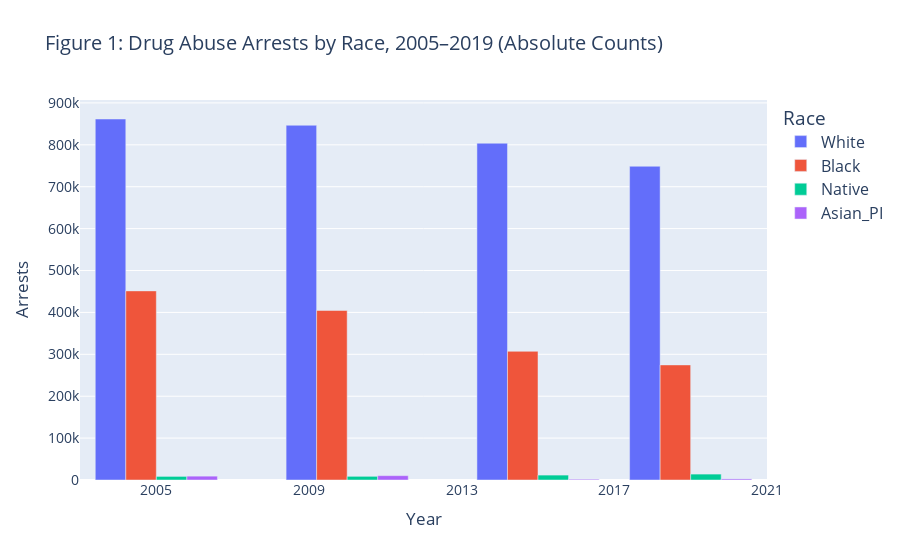

Notebook code for this chart:
### Markdown cell above
In our main analysis, we reviewed the drug abuse arrest data from the past 15 years - 2005, 2010, 2015, and 2019 - to understand the actual enforcement pressure and the relative burden borne by different racial groups. We used four complementary visual charts to tell a more detailed story, including which groups were subject to the strictest enforcement supervision, how the enforcement focus changed (or remained the same), and the possible deeper structural factors behind these patterns.

**Absolute Counts by Race**

### Code cell
import plotly.io as pio
import plotly.offline as pyo
pio.renderers.default = "jupyterlab"
pyo.init_notebook_mode(connected=True)

import plotly.express as px
import pandas as pd
cleaned_df = pd.read_csv("../data/processed/cleaned_table43_drug_abuse.csv")

df_melt = df_long = cleaned_df.melt(
    id_vars="Year",
    value_vars=["White","Black","Native","Asian_PI"],
    var_name="Race",
    value_name="Arrests"
)
fig1 = px.bar(
    df_melt, x="Year", y="Arrests", color="Race",
    barmode="group",
    title="Figure 1: Drug Abuse Arrests by Race, 2005–2019 (Absolute Counts)"
)
fig1.update_layout(
    font=dict(size=14),          
    title_font_size=20,          
    legend_font_size=16          
)
fig1.show()

### Figure 1 — Plotly figure (JSON) as saved in the notebook; plotly's stock layout.template omitted (floating-point values rounded to 4 significant figures)
{"data": [{"alignmentgroup": "True", "hovertemplate": "Race=White<br>Year=%{x}<br>Arrests=%{y}<extra></extra>", "legendgroup": "White", "marker": {"color": "#636efa", "pattern": {"shape": ""}}, "name": "White", "offsetgroup": "White", "orientation": "v", "showlegend": true, "textposition": "auto", "type": "bar", "x": [2005, 2010, 2015, 2019], "xaxis": "x", "y": [861645, 846736, 803809, 748874], "yaxis": "y"}, {"alignmentgroup": "True", "hovertemplate": "Race=Black<br>Year=%{x}<br>Arrests=%{y}<extra></extra>", "legendgroup": "Black", "marker": {"color": "#EF553B", "pattern": {"shape": ""}}, "name": "Black", "offsetgroup": "Black", "orientation": "v", "showlegend": true, "textposition": "auto", "type": "bar", "x": [2005, 2010, 2015, 2019], "xaxis": "x", "y": [451375, 404609, 307140, 274670], "yaxis": "y"}, {"alignmentgroup": "True", "hovertemplate": "Race=Native<br>Year=%{x}<br>Arrests=%{y}<extra></extra>", "legendgroup": "Native", "marker": {"color": "#00cc96", "pattern": {"shape": ""}}, "name": "Native", "offsetgroup": "Native", "orientation": "v", "showlegend": true, "textposition": "auto", "type": "bar", "x": [2005, 2010, 2015, 2019], "xaxis": "x", "y": [8600, 8766, 11717, 14098], "yaxis": "y"}, {"alignmentgroup": "True", "hovertemplate": "Race=Asian_PI<br>Year=%{x}<br>Arrests=%{y}<extra></extra>", "legendgroup": "Asian_PI", "marker": {"color": "#ab63fa", "pattern": {"shape": ""}}, "name": "Asian_PI", "offsetgroup": "Asian_PI", "orientation": "v", "showlegend": true, "textposition": "auto", "type": "bar", "x": [2005, 2010, 2015, 2019], "xaxis": "x", "y": [9182, 10332, 1848, 2602], "yaxis": "y"}], "layout": {"autosize": true, "barmode": "group", "font": {"size": 14}, "legend": {"font": {"size": 16}, "title": {"text": "Race"}, "tracegroupgap": 0}, "title": {"font": {"size": 20}, "text": "Figure 1: Drug Abuse Arrests by Race, 2005–2019 (Absolute Counts)"}, "xaxis": {"anchor": "y", "autorange": true, "domain": [0, 1], "range": [2003, 2021], "title": {"text": "Year"}, "type": "linear"}, "yaxis": {"anchor": "x", "autorange": true, "domain": [0, 1], "range": [0, 907000.0], "title": {"text": "Arrests"}, "type": "linear"}}}
